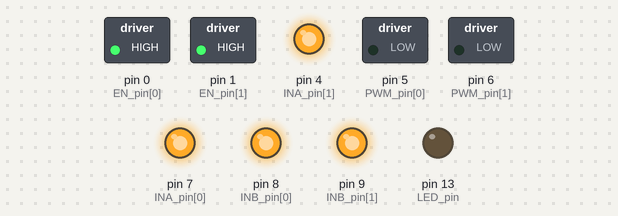
Bench run of a sketch on a simulated Arduino Uno, built with avr-gcc and run on an emulated ATmega328P. Parts: switched loads named in the sketch (green lamp = pin HIGH), output pins drawn as LEDs (lit = HIGH).

Above: at 0.05 s.
At 0.95 s:
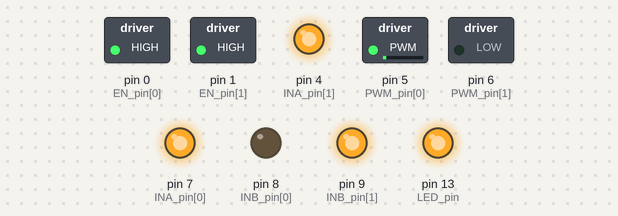
At 1.95 s:
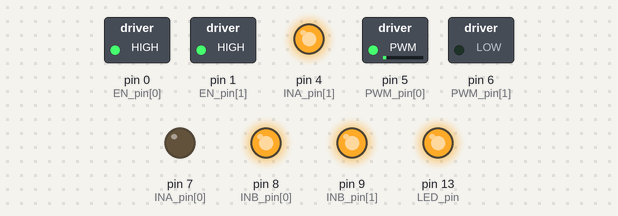
Timing chart, 0 to 4.6 s (numbered marks = the images above):
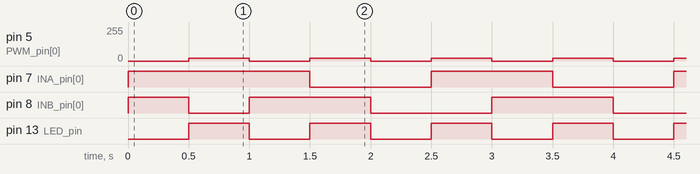

The sketch:

motor_brush.ino
```cpp
// (licence header left out)
#define MOTOR_CNT 2

#define MOTOR_1 0
#define MOTOR_2 1

enum action{
    FLY,
    CW,
    CCW,
    BRK
};

uint8_t INA_pin[MOTOR_CNT] = {7, 4};  // INA: Clockwise input
uint8_t INB_pin[MOTOR_CNT] = {8, 9};  // INB: Counter-clockwise input
uint8_t PWM_pin[MOTOR_CNT] = {5, 6};  // PWM: pwm input

uint8_t  CS_pin[MOTOR_CNT] = {2, 3};  // CS: Current sense analog input
uint8_t  EN_pin[MOTOR_CNT] = {0, 1};  // EN: Status of switches output or analog pin

uint8_t LED_pin = 13;


void setup(){

    pinMode     (LED_pin, OUTPUT);
    digitalWrite(LED_pin, LOW);

    for (uint8_t i = 0; i < MOTOR_CNT; i++){

        pinMode(INA_pin[i], OUTPUT);
        pinMode(INB_pin[i], OUTPUT);
        pinMode(PWM_pin[i], OUTPUT);

        motor_FLY(i);

        pinMode( CS_pin[i], OUTPUT);
        pinMode( EN_pin[i], OUTPUT);

        digitalWrite(EN_pin[i], HIGH);

    }
}


void loop(){


    delay (500);
    motor_DRIVE( MOTOR_1,  CW, 20);

        digitalWrite(LED_pin, !digitalRead(LED_pin));


    delay (500);
    motor_DRIVE( MOTOR_1, FLY, 20);

        digitalWrite(LED_pin, !digitalRead(LED_pin));

    delay (500);
    motor_DRIVE( MOTOR_1, CCW, 20);

        digitalWrite(LED_pin, !digitalRead(LED_pin));

    delay (500);
    motor_DRIVE( MOTOR_1, BRK, 20);

        digitalWrite(LED_pin, !digitalRead(LED_pin));

}


void motor_DRIVE(uint8_t motor, uint8_t direct, uint8_t pwm){

    if( motor > (MOTOR_CNT - 1) ){ return; };

    switch( direct ){

        case FLY: motor_FLY( motor );      break;
        case  CW: motor_CW ( motor, pwm ); break;
        case CCW: motor_CCW( motor, pwm ); break;
        case BRK: motor_BRK( motor );      break;

        default:  motor_FLY( motor );      break;
    }
}


void motor_FLY(uint8_t motor){

    if( motor > (MOTOR_CNT - 1) ){ return; };

    digitalWrite(INA_pin[motor], HIGH);
    digitalWrite(INB_pin[motor], HIGH);
     analogWrite(PWM_pin[motor], 0   );
}

void motor_CW(uint8_t motor, uint8_t pwm){

    if( motor > (MOTOR_CNT - 1) ){ return; };

    digitalWrite(INA_pin[motor], HIGH);
    digitalWrite(INB_pin[motor], LOW );
     analogWrite(PWM_pin[motor], pwm );
}

void motor_CCW(uint8_t motor, uint8_t pwm){

    if( motor > (MOTOR_CNT - 1) ){ return; };

    digitalWrite(INA_pin[motor], LOW );
    digitalWrite(INB_pin[motor], HIGH);
     analogWrite(PWM_pin[motor], pwm );
}

void motor_BRK(uint8_t motor){

    if( motor > (MOTOR_CNT - 1) ){ return; };

    digitalWrite(INA_pin[motor], LOW);
    digitalWrite(INB_pin[motor], LOW);
     analogWrite(PWM_pin[motor], 0  );
}
```

Measured:
- by itself, pin 5 (PWM_pin[0]): alternates 20/255 for 0.50 s and 0/255 for 0.50 s
- by itself, pin 7 (INA_pin[0]): alternates HIGH for 1.0 s and LOW for 1.0 s
- by itself, pin 8 (INB_pin[0]): repeats every 2.0 s: HIGH 1.0 s, LOW 1.0 s
- by itself, pin 13 (LED_pin): alternates HIGH for 0.50 s and LOW for 0.50 s
